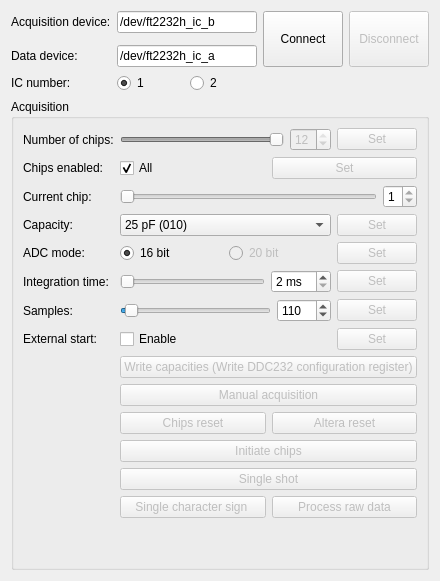
      <widget class="QWidget" name="control">
       <attribute name="title">
        <string>Devices Control</string>
       </attribute>
       <layout class="QGridLayout" name="gridLayout_3">
        <item row="2" column="1">
         <widget class="QGroupBox" name="GroupBox_Acquisition">
          <property name="title">
           <string>Acquisition</string>
          </property>
          <layout class="QGridLayout" name="gridLayout_25">
           <item row="0" column="0">
            <layout class="QGridLayout" name="gridLayout_24">
             <item row="2" column="0">
              <widget class="QLabel" name="label_3">
               <property name="text">
                <string>Current chip:</string>
               </property>
              </widget>
             </item>
             <item row="5" column="1">
              <layout class="QHBoxLayout" name="horizontalLayout">
               <item>
                <widget class="QSlider" name="HorizontalSlider_IntegrationTime">
                 <property name="minimum">
                  <number>2</number>
                 </property>
                 <property name="maximum">
                  <number>32</number>
                 </property>
                 <property name="singleStep">
                  <number>2</number>
                 </property>
                 <property name="value">
                  <number>2</number>
                 </property>
                 <property name="orientation">
                  <enum>Qt::Horizontal</enum>
                 </property>
                </widget>
               </item>
               <item>
                <widget class="QSpinBox" name="SpinBox_IntegrationTime">
                 <property name="suffix">
                  <string> ms</string>
                 </property>
                 <property name="minimum">
                  <number>2</number>
                 </property>
                 <property name="maximum">
                  <number>32</number>
                 </property>
                 <property name="singleStep">
                  <number>2</number>
                 </property>
                 <property name="value">
                  <number>2</number>
                 </property>
                </widget>
               </item>
               <item>
                <widget class="QPushButton" name="PushButton_SetIntegrationTime">
                 <property name="enabled">
                  <bool>false</bool>
                 </property>
                 <property name="text">
                  <string>Set</string>
                 </property>
                </widget>
               </item>
              </layout>
             </item>
             <item row="5" column="0">
              <widget class="QLabel" name="label_6">
               <property name="text">
                <string>Integration time:</string>
               </property>
              </widget>
             </item>
             <item row="6" column="0">
              <widget class="QLabel" name="label_20">
               <property name="text">
                <string>Samples:</string>
               </property>
              </widget>
             </item>
             <item row="1" column="1">
              <layout class="QHBoxLayout" name="HorizontalLayout_DevicesEnabled">
               <item>
                <widget class="QCheckBox" name="CheckBox_AllDevicesEnabled">
                 <property name="text">
                  <string>All</string>
                 </property>
                 <property name="checked">
                  <bool>true</bool>
                 </property>
                </widget>
               </item>
               <item>
                <widget class="QPushButton" name="PushButton_DevicesEnabled">
                 <property name="enabled">
                  <bool>false</bool>
                 </property>
                 <property name="text">
                  <string>Set</string>
                 </property>
                </widget>
               </item>
              </layout>
             </item>
             <item row="7" column="0">
              <widget class="QLabel" name="label_17">
               <property name="text">
                <string>External start:</string>
               </property>
              </widget>
             </item>
             <item row="1" column="0">
              <widget class="QLabel" name="label_34">
               <property name="text">
                <string>Chips enabled:</string>
               </property>
              </widget>
             </item>
             <item row="2" column="1">
              <layout class="QHBoxLayout" name="horizontalLayout_4">
               <item>
                <widget class="QSlider" name="HorizontalSlider_CurrentDevice">
                 <property name="minimum">
                  <number>1</number>
                 </property>
                 <property name="maximum">
                  <number>1</number>
                 </property>
                 <property name="orientation">
                  <enum>Qt::Horizontal</enum>
                 </property>
                </widget>
               </item>
               <item>
                <widget class="QSpinBox" name="SpinBox_CurrentDevice">
                 <property name="minimum">
                  <number>1</number>
                 </property>
                 <property name="maximum">
                  <number>1</number>
                 </property>
                </widget>
               </item>
              </layout>
             </item>
             <item row="0" column="0">
              <widget class="QLabel" name="label_2">
               <property name="text">
                <string>Number of chips:</string>
               </property>
              </widget>
             </item>
             <item row="6" column="1">
              <layout class="QHBoxLayout" name="horizontalLayout_10">
               <item>
                <widget class="QSlider" name="HorizontalSlider_Samples">
                 <property name="minimum">
                  <number>10</number>
                 </property>
                 <property name="maximum">
                  <number>1000</number>
                 </property>
                 <property name="value">
                  <number>40</number>
                 </property>
                 <property name="orientation">
                  <enum>Qt::Horizontal</enum>
                 </property>
                </widget>
               </item>
               <item>
                <widget class="QSpinBox" name="SpinBox_Samples">
                 <property name="minimum">
                  <number>10</number>
                 </property>
                 <property name="maximum">
                  <number>1000</number>
                 </property>
                 <property name="value">
                  <number>110</number>
                 </property>
                </widget>
               </item>
               <item>
                <widget class="QPushButton" name="PushButton_SetSamples">
                 <property name="enabled">
                  <bool>false</bool>
                 </property>
                 <property name="text">
                  <string>Set</string>
                 </property>
                </widget>
               </item>
              </layout>
             </item>
             <item row="7" column="1">
              <layout class="QHBoxLayout" name="horizontalLayout_8">
               <item>
                <widget class="QCheckBox" name="CheckBox_ExternalStart">
                 <property name="sizePolicy">
                  <sizepolicy hsizetype="Expanding" vsizetype="Fixed">
                   <horstretch>0</horstretch>
                   <verstretch>0</verstretch>
                  </sizepolicy>
                 </property>
                 <property name="text">
                  <string>Enable</string>
                 </property>
                </widget>
               </item>
               <item>
                <widget class="QPushButton" name="PushButton_ExternalStart">
                 <property name="enabled">
                  <bool>false</bool>
                 </property>
                 <property name="text">
                  <string>Set</string>
                 </property>
                </widget>
               </item>
              </layout>
             </item>
             <item row="10" column="1">
              <layout class="QHBoxLayout" name="horizontalLayout_7">
               <item>
                <widget class="QPushButton" name="PushButton_ChipReset">
                 <property name="enabled">
                  <bool>false</bool>
                 </property>
                 <property name="text">
                  <string>Chips reset</string>
                 </property>
                </widget>
               </item>
               <item>
                <widget class="QPushButton" name="PushButton_AlteraReset">
                 <property name="enabled">
                  <bool>false</bool>
                 </property>
                 <property name="text">
                  <string>Altera reset</string>
                 </property>
                </widget>
               </item>
              </layout>
             </item>
             <item row="0" column="1">
              <layout class="QHBoxLayout" name="horizontalLayout_3">
               <item>
                <widget class="QSlider" name="HorizontalSlider_Devices">
                 <property name="enabled">
                  <bool>false</bool>
                 </property>
                 <property name="minimum">
                  <number>1</number>
                 </property>
                 <property name="maximum">
                  <number>12</number>
                 </property>
                 <property name="value">
                  <number>12</number>
                 </property>
                 <property name="orientation">
                  <enum>Qt::Horizontal</enum>
                 </property>
                </widget>
               </item>
               <item>
                <widget class="QSpinBox" name="SpinBox_Devices">
                 <property name="enabled">
                  <bool>false</bool>
                 </property>
                 <property name="minimum">
                  <number>1</number>
                 </property>
                 <property name="maximum">
                  <number>12</number>
                 </property>
                 <property name="singleStep">
                  <number>1</number>
                 </property>
                 <property name="value">
                  <number>12</number>
                 </property>
                </widget>
               </item>
               <item>
                <widget class="QPushButton" name="PushButton_SetDevices">
                 <property name="enabled">
                  <bool>false</bool>
                 </property>
                 <property name="text">
                  <string>Set</string>
                 </property>
                </widget>
               </item>
              </layout>
             </item>
             <item row="12" column="1">
              <widget class="QPushButton" name="PushButton_ExternalStartSingleShot">
               <property name="enabled">
                <bool>false</bool>
               </property>
               <property name="text">
                <string>Single shot</string>
               </property>
              </widget>
             </item>
             <item row="8" column="1">
              <widget class="QPushButton" name="PushButton_WriteCapacities">
               <property name="enabled">
                <bool>false</bool>
               </property>
               <property name="text">
                <string>Write capacities (Write DDC232 configuration register)</string>
               </property>
              </widget>
             </item>
             <item row="4" column="0">
              <widget class="QLabel" name="label_5">
               <property name="text">
                <string>ADC mode:</string>
               </property>
              </widget>
             </item>
             <item row="3" column="0">
              <widget class="QLabel" name="label_4">
               <property name="text">
                <string>Capacity:</string>
               </property>
              </widget>
             </item>
             <item row="9" column="1">
              <widget class="QPushButton" name="PushButton_Acquisition">
               <property name="enabled">
                <bool>false</bool>
               </property>
               <property name="text">
                <string>Manual acquisition</string>
               </property>
              </widget>
             </item>
             <item row="3" column="1">
              <layout class="QHBoxLayout" name="horizontalLayout_5">
               <item>
                <widget class="QComboBox" name="ComboBox_AcquisitionCapacity">
                 <property name="sizePolicy">
                  <sizepolicy hsizetype="Expanding" vsizetype="Fixed">
                   <horstretch>0</horstretch>
                   <verstretch>0</verstretch>
                  </sizepolicy>
                 </property>
                 <property name="currentIndex">
                  <number>2</number>
                 </property>
                 <item>
                  <property name="text">
                   <string>3 pF (000)</string>
                  </property>
                 </item>
                 <item>
                  <property name="text">
                   <string>12.5 pF (001)</string>
                  </property>
                 </item>
                 <item>
                  <property name="text">
                   <string>25 pF (010)</string>
                  </property>
                 </item>
                 <item>
                  <property name="text">
                   <string>37.5 pF (011)</string>
                  </property>
                 </item>
                 <item>
                  <property name="text">
                   <string>50 pF (100)</string>
                  </property>
                 </item>
                 <item>
                  <property name="text">
                   <string>62.5 pF (101)</string>
                  </property>
                 </item>
                 <item>
                  <property name="text">
                   <string>75 pF (110)</string>
                  </property>
                 </item>
                 <item>
                  <property name="text">
                   <string>87.5 pF (111)</string>
                  </property>
                 </item>
                </widget>
               </item>
               <item>
                <widget class="QPushButton" name="PushButton_SetCapacity">
                 <property name="enabled">
                  <bool>false</bool>
                 </property>
                 <property name="text">
                  <string>Set</string>
                 </property>
                </widget>
               </item>
              </layout>
             </item>
             <item row="11" column="1">
              <widget class="QPushButton" name="PushButton_InitiateDevices">
               <property name="enabled">
                <bool>false</bool>
               </property>
               <property name="text">
                <string>Initiate chips</string>
               </property>
              </widget>
             </item>
             <item row="4" column="1">
              <layout class="QHBoxLayout" name="horizontalLayout_6">
               <item>
                <widget class="QRadioButton" name="RadioButton_Adc16Bit">
                 <property name="sizePolicy">
                  <sizepolicy hsizetype="MinimumExpanding" vsizetype="Fixed">
                   <horstretch>0</horstretch>
                   <verstretch>0</verstretch>
                  </sizepolicy>
                 </property>
                 <property name="text">
                  <string>16 bit</string>
                 </property>
                 <property name="checked">
                  <bool>true</bool>
                 </property>
                 <attribute name="buttonGroup">
                  <string notr="true">ButtonGroup_AdcMode</string>
                 </attribute>
                </widget>
               </item>
               <item>
                <widget class="QRadioButton" name="RadioButton_Adc20Bit">
                 <property name="enabled">
                  <bool>false</bool>
                 </property>
                 <property name="sizePolicy">
                  <sizepolicy hsizetype="MinimumExpanding" vsizetype="Fixed">
                   <horstretch>0</horstretch>
                   <verstretch>0</verstretch>
                  </sizepolicy>
                 </property>
                 <property name="text">
                  <string>20 bit</string>
                 </property>
                 <property name="checked">
                  <bool>false</bool>
                 </property>
                 <attribute name="buttonGroup">
                  <string notr="true">ButtonGroup_AdcMode</string>
                 </attribute>
                </widget>
               </item>
               <item>
                <widget class="QPushButton" name="PushButton_AdcResolutionSet">
                 <property name="enabled">
                  <bool>false</bool>
                 </property>
                 <property name="text">
                  <string>Set</string>
                 </property>
                </widget>
               </item>
              </layout>
             </item>
             <item row="13" column="1">
              <layout class="QHBoxLayout" name="horizontalLayout_20">
               <item>
                <widget class="QPushButton" name="PushButton_SingleCharSymbol">
                 <property name="enabled">
                  <bool>false</bool>
                 </property>
                 <property name="text">
                  <string>Single character sign </string>
                 </property>
                </widget>
               </item>
               <item>
                <widget class="QPushButton" name="PushButton_ProcessRawData">
                 <property name="enabled">
                  <bool>false</bool>
                 </property>
                 <property name="text">
                  <string>Process raw data</string>
                 </property>
                </widget>
               </item>
              </layout>
             </item>
            </layout>
           </item>
           <item row="2" column="0">
            <spacer name="verticalSpacer_4">
             <property name="orientation">
              <enum>Qt::Vertical</enum>
             </property>
             <property name="sizeHint" stdset="0">
              <size>
               <width>20</width>
               <height>40</height>
              </size>
             </property>
            </spacer>
           </item>
          </layout>
         </widget>
        </item>
        <item row="1" column="1">
         <layout class="QGridLayout" name="gridLayout_2">
          <item row="3" column="0">
           <widget class="QLabel" name="label_36">
            <property name="text">
             <string>Data device:</string>
            </property>
           </widget>
          </item>
          <item row="3" column="1">
           <widget class="QLineEdit" name="LineEdit_DataDeviceName">
            <property name="text">
             <string>/dev/ft2232h_ic_a</string>
            </property>
           </widget>
          </item>
          <item row="1" column="2" rowspan="3">
           <widget class="QPushButton" name="PushButton_AcquisitionConnect">
            <property name="sizePolicy">
             <sizepolicy hsizetype="Minimum" vsizetype="Minimum">
              <horstretch>0</horstretch>
              <verstretch>0</verstretch>
             </sizepolicy>
            </property>
            <property name="text">
             <string>Connect</string>
            </property>
           </widget>
          </item>
          <item row="1" column="1">
           <widget class="QLineEdit" name="LineEdit_AcquisitionDeviceName">
            <property name="inputMask">
             <string/>
            </property>
            <property name="text">
             <string>/dev/ft2232h_ic_b</string>
            </property>
           </widget>
          </item>
          <item row="1" column="3" rowspan="3">
           <widget class="QPushButton" name="PushButton_AcquisitionDisconnect">
            <property name="enabled">
             <bool>false</bool>
            </property>
            <property name="sizePolicy">
             <sizepolicy hsizetype="Minimum" vsizetype="Minimum">
              <horstretch>0</horstretch>
              <verstretch>0</verstretch>
             </sizepolicy>
            </property>
            <property name="text">
             <string>Disconnect</string>
            </property>
           </widget>
          </item>
          <item row="1" column="0">
           <widget class="QLabel" name="label">
            <property name="sizePolicy">
             <sizepolicy hsizetype="Preferred" vsizetype="Fixed">
              <horstretch>0</horstretch>
              <verstretch>0</verstretch>
             </sizepolicy>
            </property>
            <property name="text">
             <string>Acquisition device:</string>
            </property>
           </widget>
          </item>
          <item row="4" column="0">
           <widget class="QLabel" name="label_37">
            <property name="text">
             <string>IC number:</string>
            </property>
           </widget>
          </item>
          <item row="4" column="1">
           <layout class="QHBoxLayout" name="horizontalLayout_2">
            <item>
             <widget class="QRadioButton" name="RadioButton_Camera1">
              <property name="enabled">
               <bool>true</bool>
              </property>
              <property name="text">
               <string>1</string>
              </property>
              <property name="checked">
               <bool>true</bool>
              </property>
              <attribute name="buttonGroup">
               <string notr="true">ButtonGroup_SelectedCamera</string>
              </attribute>
             </widget>
            </item>
            <item>
             <widget class="QRadioButton" name="RadioButton_Camera2">
              <property name="text">
               <string>2</string>
              </property>
              <property name="checked">
               <bool>false</bool>
              </property>
              <attribute name="buttonGroup">
               <string notr="true">ButtonGroup_SelectedCamera</string>
              </attribute>
             </widget>
            </item>
           </layout>
          </item>
         </layout>
        </item>
       </layout>
      </widget>
